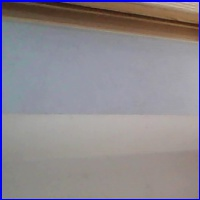
#> input picture data/develop/nothing12.jpg, 200 x 200 px, found by its file name
$ python Image_classification.py
#> lines starting #> are read from the running program, lines starting #| are printed output that depends on the picture; after the words box and inside, x2 and y2 are one past the last pixel; in counts of white or black regions, pixels touching at a corner belong together; pictures that were not available may be replaced by others from this repository, and a replacement may not be noted
### util.py
import cv2
import numpy as np


def black_white_ratio(image):
    thresh_b_w = list(np.ravel(image))
    thresh_b = [e for e in thresh_b_w if e == 0]
    thresh_w = [e for e in thresh_b_w if e == 255]
    black_to_white_ratio_feature = len(thresh_b) / len(thresh_w)
    return black_to_white_ratio_feature


def canny_edges(thresh_1, thresh_2, image):
    # Extract Feature 2 (Number of components from Canny edge detection)
    canny_edge = cv2.Canny(image, thresh_1, thresh_2)
    return_value, canny_labels = cv2.connectedComponents(canny_edge)
    no_of_components_feature = return_value

    # Extract Feature 3 (Number of edges detected)
    canny_edge_flat = list(np.ravel(canny_edge))
    total_edge_length_feature = [e for e in canny_edge_flat if e == 255]
    total_edge_length_feature = len(total_edge_length_feature)
    return canny_edge, no_of_components_feature, total_edge_length_feature


def connected_components_statistics(image, conn):
    conn_comp_stats = []
    nb_components, output, stats, centroids = cv2.connectedComponentsWithStats(image, connectivity=conn)

    index_of_biggest_component = np.argsort(-stats[:, -1])[1]
    indexes_group = np.argsort(stats[:, cv2.CC_STAT_AREA])

    stats = stats[indexes_group]
    biggest_component = stats[len(stats) - 2]

    largest_width = biggest_component[2]
    largest_height = biggest_component[3]
    largest_area = biggest_component[4]

    centroid_x = centroids[index_of_biggest_component][0]
    centroid_y = centroids[index_of_biggest_component][1]
    conn_comp_stats.append([largest_width, largest_height, largest_area, centroid_x, centroid_y])
    return conn_comp_stats


def contouring(image, img):
    contours, hierarchy = cv2.findContours(image, cv2.RETR_TREE, cv2.CHAIN_APPROX_SIMPLE)
    contours = max(contours, key=lambda x: cv2.contourArea(x))
    cv2.drawContours(img, [contours], -1, (255, 255, 0), 2)
    #cv2.imshow("contours", img)

    hull = cv2.convexHull(contours)
    cv2.drawContours(img, [hull], -1, (0, 255, 255), 2)
    #cv2.imshow("hull+contours", img)

    return len(contours), len(hull)

### Image_classification.py
import os
from util import *
import pandas as pd
from sklearn.metrics import confusion_matrix
from sklearn.metrics import f1_score
from sklearn.metrics import precision_recall_fscore_support
from sklearn import tree
from sklearn.model_selection import train_test_split


def getlabel(file):
    return file.split('/')[-1][0]


df_data = []
background = './nothing12.jpg'
back_img = cv2.imread(background, 0)
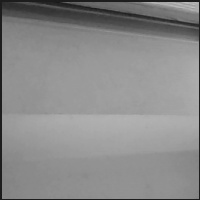
#> back_img: shape (200, 200); min 23, max 191, mean 138.9

dir_name = './A'
files = [dir_name + "/" + file for file in os.listdir(dir_name)]
labels = [e.split('/')[-1][0] for e in files]

for file in os.listdir(dir_name):
    img = cv2.imread(dir_name + "/" + file)
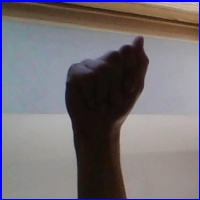
#> input picture data/develop/A12.jpg, 200 x 200 px, given as the content of the folder ./A, which was not available
#> img is the input picture: shape (200, 200, 3); mean B, G, R 117, 111.7, 117.1
    gray_img = cv2.imread(dir_name + "/" + file, 0)
#> gray_img: shape (200, 200); min 9, max 197, mean 113.9

    no_background = cv2.subtract(back_img, gray_img)
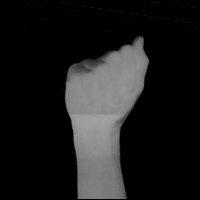
#> no_background: shape (200, 200); min 0, max 162, mean 27.9

    binary_thresh = 10
    no_background = np.where(no_background < 30, 0, no_background)
    ret, binary_img = cv2.threshold(no_background, binary_thresh, 255, cv2.THRESH_BINARY)
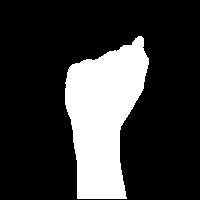
#> binary_img: shape (200, 200); 21.7% white; 1 white region, box (x1, y1, x2, y2) and area: (65, 36, 149, 199) 8690
#> ret = 10

    thresh1 = 255
    thresh2 = 101

    # Feature 1 (Black/White pixels ratio)
    feature_1 = black_white_ratio(binary_img)
#> in black_white_ratio, `thresh_b_w = list(np.ravel(image))`: thresh_b_w = 40000 items
#> in black_white_ratio, `thresh_b = [e for e in thresh_b_w if e == 0]`: thresh_b = 31310 items
#> in black_white_ratio, `thresh_w = [e for e in thresh_b_w if e == 255]`: thresh_w = 8690 values from 255 to 255
#> in black_white_ratio, `black_to_white_ratio_feature = len(thresh_b) / len(thresh_w)`: black_to_white_ratio_feature = 3.6
#> feature_1 = 3.6

    # Features 2,3 Canny Edge # of components and # of edges
    canny_edge_img, feature_2, feature_3 = canny_edges(thresh1, thresh2, no_background)
#> in canny_edges, `canny_edge = cv2.Canny(image, thresh_1, thresh_2)`:
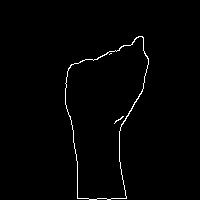
#> canny_edge: shape (200, 200); 1.2% white in thin lines or dots, all inside (x1, y1, x2, y2) = (65, 36, 149, 200)
#> in canny_edges, `return_value, canny_labels = cv2.connectedComponents(canny_edge)`: canny_labels: shape (200, 200) int32; 4 distinct labels, from 0 to 3
#> in canny_edges, `return_value, canny_labels = cv2.connectedComponents(canny_edge)`: return_value = 4
#> in canny_edges, `canny_edge_flat = list(np.ravel(canny_edge))`: canny_edge_flat = 40000 items
#> in canny_edges, `total_edge_length_feature = [e for e in canny_edge_flat if e == 255]`: total_edge_length_feature = 487 values from 255 to 255
#> in canny_edges, `total_edge_length_feature = len(total_edge_length_feature)`: total_edge_length_feature = 487
#> feature_2 = 4; feature_3 = 487

    # Features 4-8  Stats of the largest connected component -> [Height,width,Area,Centroid coordinates]
    connectivity = 8
    connected_comp_stats = connected_components_statistics(canny_edge_img, connectivity)
#> in connected_components_statistics, `nb_components, output, stats, centroids = cv2.connectedComponentsWithS..`: nb_components = 4; stats = [[0, 0, 200, 200, 39513], [65, 36, 84, 164, 468], [109, 53, 3, 2, 3], [114, 116, 10, 8, 16]]; centroids = [[99.41, 99.31], [106.2, 115], [110, 53.33], [118.6, 119.1]]
#> in connected_components_statistics, `index_of_biggest_component = np.argsort(-stats[:, -1])[1]`: index_of_biggest_component = 1
#> in connected_components_statistics, `indexes_group = np.argsort(stats[:, cv2.CC_STAT_AREA])`: indexes_group = [2, 3, 1, 0]
#> in connected_components_statistics, `stats = stats[indexes_group]`: stats = [[109, 53, 3, 2, 3], [114, 116, 10, 8, 16], [65, 36, 84, 164, 468], [0, 0, 200, 200, 39513]]
#> in connected_components_statistics, `biggest_component = stats[len(stats) - 2]`: biggest_component = [65, 36, 84, 164, 468]
#> in connected_components_statistics, `largest_width = biggest_component[2]`: largest_width = 84
#> in connected_components_statistics, `largest_height = biggest_component[3]`: largest_height = 164
#> in connected_components_statistics, `largest_area = biggest_component[4]`: largest_area = 468
#> in connected_components_statistics, `centroid_x = centroids[index_of_biggest_component][0]`: centroid_x = 106.2
#> in connected_components_statistics, `centroid_y = centroids[index_of_biggest_component][1]`: centroid_y = 115
#> connected_comp_stats = [[84, 164, 468, 106.2, 115]]

    # Features 9-10 Contouring features (Hull and Contours of the image)
    hull, contour = contouring(no_background, img)
#> in contouring, `contours, hierarchy = cv2.findContours(image, cv2.RETR_TREE, cv2.CHAIN..`: contours = 1 contour; box (x1, y1, x2, y2) and area: (65, 36, 149, 199) 8480
#> in contouring, `contours = max(contours, key=lambda x: cv2.contourArea(x))`: contours = contour of 150 points, box (x1, y1, x2, y2) (65, 36, 149, 199), area 8480
#> in contouring, `cv2.drawContours(img, [contours], -1, (255, 255, 0), 2)`:
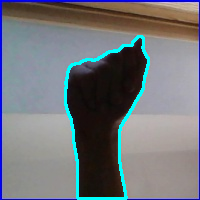
#> img: shape (200, 200, 3); mean B, G, R 122.6, 117.7, 113.7
#> in contouring, `hull = cv2.convexHull(contours)`: hull = contour of 13 points, box (x1, y1, x2, y2) (65, 36, 149, 199), area 10185
#> in contouring, `cv2.drawContours(img, [hull], -1, (0, 255, 255), 2)`:
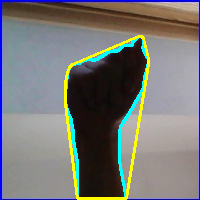
#> img: shape (200, 200, 3); 3.08% of pixels changed, all inside (x1, y1, x2, y2) = (64, 35, 150, 200)
#> hull = 150; contour = 13

    x = [item for sublist in connected_comp_stats for item in sublist]
#> x = [84, 164, 468, 106.2, 115]
    features = [feature_1, feature_2, feature_3, hull, contour]
#> features = [3.6, 4, 487, 150, 13]
    for item in x:
        features.append(item)
#> this loop made 5 passes
#> item on passes 1 to 5: 84, 164, 468, 106.2, 115
#> after the loop, features = [3.6, 4, 487, 150, 13, 84, 164, 468, 106.2, 115]
    features.append(getlabel(dir_name + "/" + file))
    df_data.append(features)

column_index = ['B/W ratio', '#Canny_Components', '#Canny_Edges', 'CC_Height', 'CC_Width', 'CC_Area', 'CC_centroid_X',
                'CC_centroid_Y', 'Contour', 'Hull', 'Label']
df = pd.DataFrame(data=df_data, columns=column_index)
#> df = table of 1 rows and 11 columns

#> (the run stopped early here; a loop or call above may not have finished)
